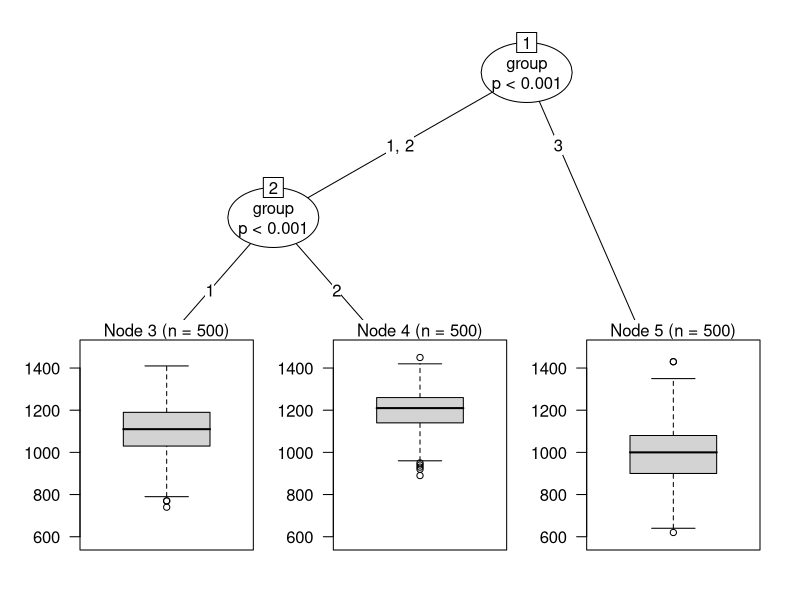
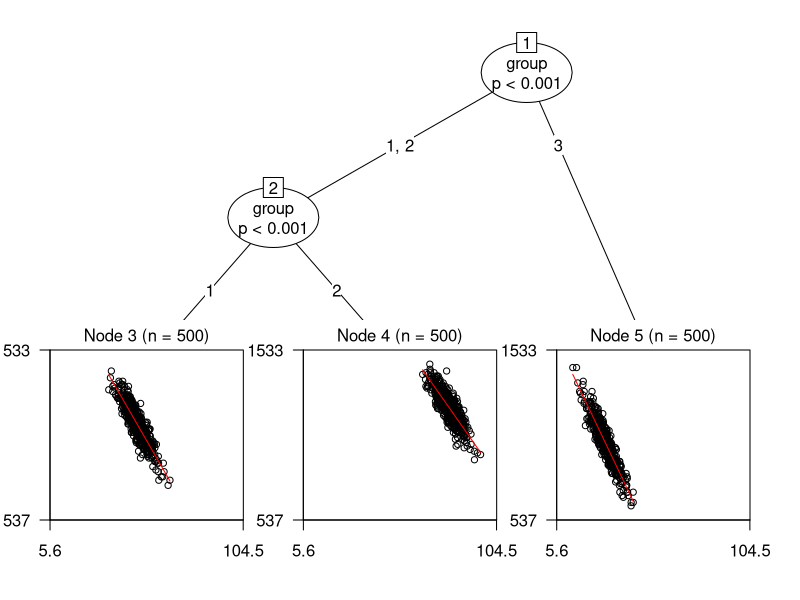
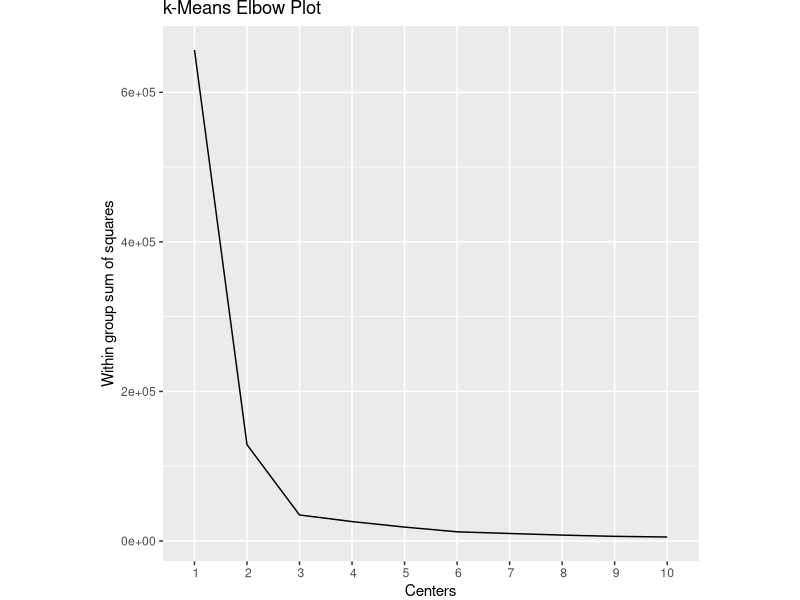
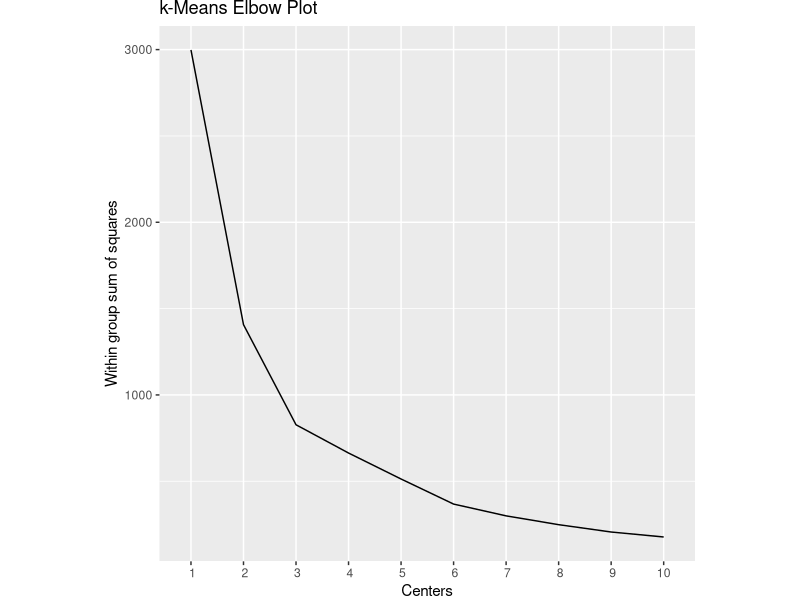

R code for these plots, in order:
library(data.table)
library(dplyr)
library(partykit)
library(plm)
library(ggplot2)


#Q1
n <- 500
set.seed(75080)

z   <- rnorm(n)
w   <- rnorm(n)
x   <- 5*z + 50
y   <- -100*z+ 1100 + 50*w
y   <- 10*round(y/10)
y   <- ifelse(y<200,200,y)
y   <- ifelse(y>1600,1600,y)
data1 <- data.table('id'=1:500,'sat'=y,'income'=x,'group'=rep(1,n))

z   <- rnorm(n)
w   <- rnorm(n)
x   <- 5*z + 80
y   <- -80*z+ 1200 + 50*w
y   <- 10*round(y/10)
y   <- ifelse(y<200,200,y)

y   <- ifelse(y>1600,1600,y)
data2 <- data.table('id'=501:1000,'sat'=y,'income'=x,'group'=rep(2,n))

z   <- rnorm(n)
w   <- rnorm(n)
x   <- 5*z + 30
y   <- -120*z+ 1000 + 50*w
y   <- 10*round(y/10)
y   <- ifelse(y<200,200,y)
y   <- ifelse(y>1600,1600,y)
data3 <- data.table('id'=1001:1500,'sat'=y,'income'=x,'group'=rep(3,n))

dtable <- merge(data1    ,data2, all=TRUE)
dtable <- merge(dtable ,data3, all=TRUE)

#We can observe that thare are three set of groups and The data generating process is done using three groups. There are  lower,middle,higher income groups , Within every group,SAT score is negatively related to income level. 
#but in Between groups, the effect might  be different, which is  not  obvious from  data generating process.

#############################################

#Q2
dtable$group <- as.factor(dtable$group)
dtable$iid <- 1:1500

pooled <- lm(sat~income,data=dtable)
within <- lm(sat~income+group-1,data=dtable)
modelv1 <- lm(sat~income,data=dtable[group==1])
modelv2 <- lm(sat~income,data=dtable[group==2])
modelv3 <- lm(sat~income,data=dtable[group==3])

summary(pooled)

summary(within)
summary(modelv1)
summary(modelv2)
summary(modelv3)
# As observed the  effect of income between groups on SAT is explained by the pooled model. Although it is evident that income and SAT are negatively correlated within-groups,we find that income and SAT are positively correlated in total.

#############################################

#Q3

ctree(sat~income+group,data=dtable)
ctree(sat~income,data=dtable)
ctree(sat~group,data=dtable)
plot(ctree(sat~group,data=dtable))
# As we can see that splitting based on income makes really does not add much of a value.  The income variable have a continuous relationship with SAT ,so the trees are very different and uncontrollable here. 
# It is better that tree here is based on the group variable.

#############################################

#Q4

glmtree(sat~income|group,data=dtable)
plot(glmtree(sat~income|group,data=dtable))

# After running the model we were able to draw the conclusion based on comprarission to previous ones that glmtree is perfect model as this is the data generating process, linear models based on splits defined by the three groups.
# splitting on the group variable and including income in linear modeling process is the most important to be considered.

#############################################

#Q5

kmeansplot <- function(wss){
  wss <- data.table('Centers'=1:NROW(wss),'wss'=wss)
  ggplot(wss,aes(x=Centers,y=wss)) + geom_line() +
    scale_y_continuous('Within group sum of squares') +
    scale_x_discrete(limits=1:10) + 
    ggtitle('k-Means Elbow Plot') +
    theme(aspect.ratio=1,plot.margin=grid::unit(c(0,0,0,0), "mm"))
}

wss <- rep(NA,10)
for(i in 1:10)
  wss[i] <- kmeans(dtable%>%select(sat,income),i,nstart=10)$tot.withinss
kmeans(dtable%>%select(sat,income),2)$centers
kmeans(dtable%>%select(sat,income),3)$centers

#Thus the optimal number of groups are 3

#############################################

#Q6
dtable$kmean_31 <- as.factor(kmeans(dtable%>%select(sat,income),3)$cluster)
table(dtable$kmean_31,dtable$group)

dtable$kmean_21 <- as.factor(kmeans(dtable%>%select(sat,income),2,nstart=10)$cluster)
table(dtable$kmean_21,dtable$group)

dtable$hclust <- as.factor(cutree(hclust(dtable%>%select(sat,income)%>%dist),3))
table(dtable$hclust,dtable$group)
# identification rate for kmeans (from the matrix table) : (256+343+267)/1500=57.8%
#identification rate for kmeans (from the matrix table) : (401+202+134)/1500=49.13%
#Using the kmeans, It is often almost impossible to identify the number of clusters for the data. 
# The hierarchical cluster too doesn't do well and its not better than k-cluster. 

#############################################
#Q7

summary(pooled <- lm(sat~income,data=dtable))
summary(model123 <- lm(sat~income+kmean_31-1,data=dtable))
summary(model223 <- lm(sat~income+kmean_21-1,data=dtable))
summary(model323 <- lm(sat~income+hclust-1,data=dtable))

#The negative relationship between income and SAT score is not reflected in these models. So we will not be able to find the relationship which was there from the data generating process.
# My prespective is that because of the fact that we did not scale the data

#############################################
#Q8
wss <- rep(NA,10)
for(i in 1:10)
  wss[i] <- kmeans(dtable%>%select(income),i,nstart=10)$tot.withinss
kmeansplot(wss)


kmeans(dtable%>%select(income),2)$centers
dtable$kmean_21 <- as.factor(kmeans(dtable%>%select(income),2)$cluster)
table(dtable$kmean_21,dtable$group)
summary(table(dtable$kmean_21,dtable$group) )

kmeans(dtable%>%select(income),3)$centers
dtable$kmean_31 <- as.factor(kmeans(dtable%>%select(income),3)$cluster)
table(dtable$kmean_31,dtable$group)


summary(modelh123 <- lm(sat~income+kmean_21-1,data=dtable))

summary(modelh223 <- lm(sat~income+kmean_31-1,data=dtable))

#The K3 means reflects the negative relationship between and SAT score. 
# identification rate for kmeans (from the matrix table) we find : (489+500+484)/1500=98.2% Which is very good. 
# As we can observe the estimation accuracy is 98.2%

#############################################
#Q9
wss <- rep(NA,10)
for(i in 1:10)
  wss[i] <- kmeans(dtable%>%select(sat,income)%>%scale,i,nstart=10)$tot.withinss
kmeansplot(wss)

kmeans(dtable%>%select(income,sat)%>%scale,3)$centers
dtable$kmean_311 <- as.factor(kmeans(dtable%>%select(income,sat)%>%scale,3,nstart=10)$cluster)
table(dtable$kmean_311,dtable$group)

summary(modeli1 <- lm(sat~income+kmean_311-1,data=dtable))

#As we can see that after including the scaling, we can find the negative relationship. 
#Caluclating identification rate for kmeans (from the matrix table) : (371+500+330)/1500=80% W
#The estimation accuracy is 80% which is not as good as what we did when running the kmeans estimation using only the income variable. 
